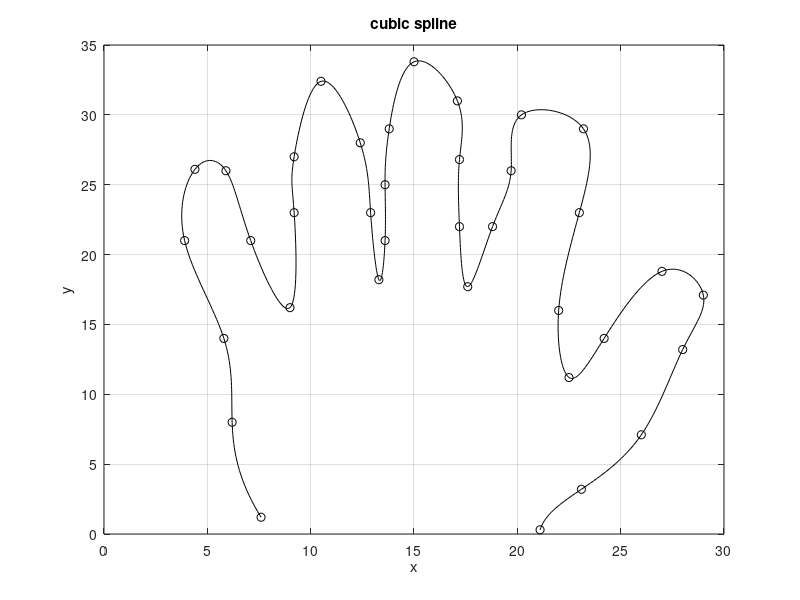

The MATLAB script that drew this image: (Note: this script raises an error after producing the figure.)
% MYHAND  Use cubic splines to draw a nice curved outline of my hand, based
% on a relatively-few samples.  (Also show the disasters from high-degree
% polynomial interpolation.)

xy = [21.1  0.3;
      23.1  3.2;
      26.0  7.1;
      28.0 13.2;
      29.0 17.1; % 5
      27.0 18.8;
      24.2 14.0;
      22.5 11.2;
      22.0 16.0;
      23.0 23.0; % 10
      23.2 29.0;
      20.2 30.0;
      19.7 26.0;
      18.8 22.0;
      17.6 17.7; % 15
      17.2 22.0;
      17.2 26.8;
      17.1 31.0;
      15.0 33.8;
      13.8 29.0; % 20
      13.6 25.0;
      13.6 21.0;
      13.3 18.2;
      12.9 23.0;
      12.4 28.0; % 25
      10.5 32.4;
       9.2 27.0;
       9.2 23.0;
       9.0 16.2;
       7.1 21.0; % 30
       5.9 26.0;
       4.4 26.1;
       3.9 21.0;
       5.8 14.0;
       6.2  8.0; % 35
       7.6  1.2];

n = size(xy,1) - 1;
t = 1:n+1;

tt = 1:.05:n+1;  % for plotting

figure(1)
ppsx = spline(t,xy(:,1));
ppsy = spline(t,xy(:,2));
plot(xy(:,1),xy(:,2),'ko', ...
     ppval(ppsx,tt),ppval(ppsy,tt),'k')
xlabel x, ylabel y, grid on
title('cubic spline')   % good

figure(2)
ax = npolyfit(t,xy(:,1),n);
ay = npolyfit(t,xy(:,2),n);
plot(xy(:,1),xy(:,2),'ko', ...
     npolyval(ax,t,tt),npolyval(ay,t,tt),'k')
xlabel x, ylabel y, grid on
title('polynomial (Newton form)')   % bad
axis([0 30 0 35])

figure(3)
ppx = polyfit(t,xy(:,1)',n);
ppy = polyfit(t,xy(:,2)',n);
plot(xy(:,1),xy(:,2),'ko', ...
     polyval(ppx,tt),polyval(ppy,tt),'k')
xlabel x, ylabel y, grid on
title('polynomial (Vandermonde form)')  % computational method fails
axis([0 30 0 35])
